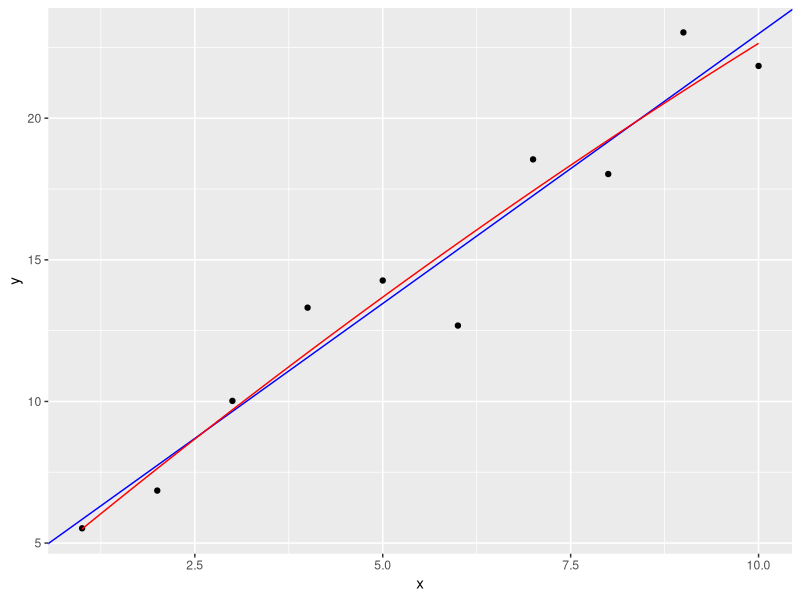
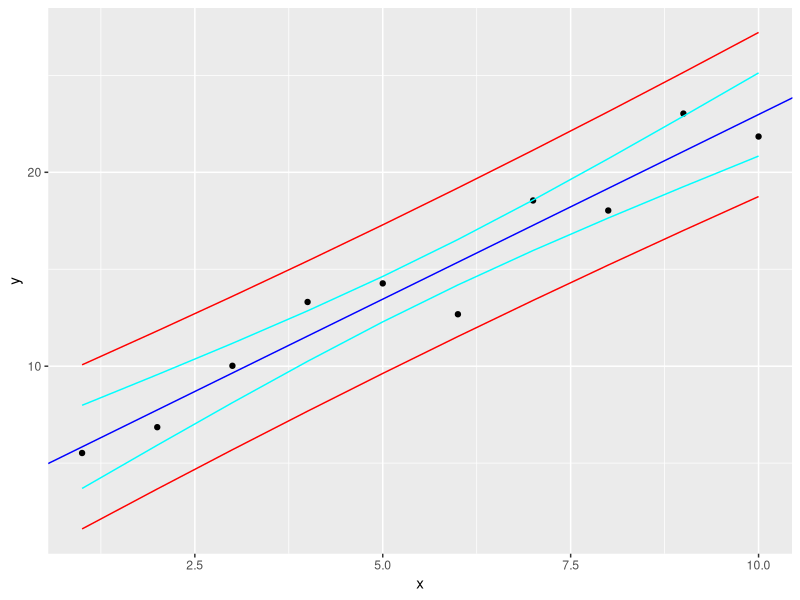
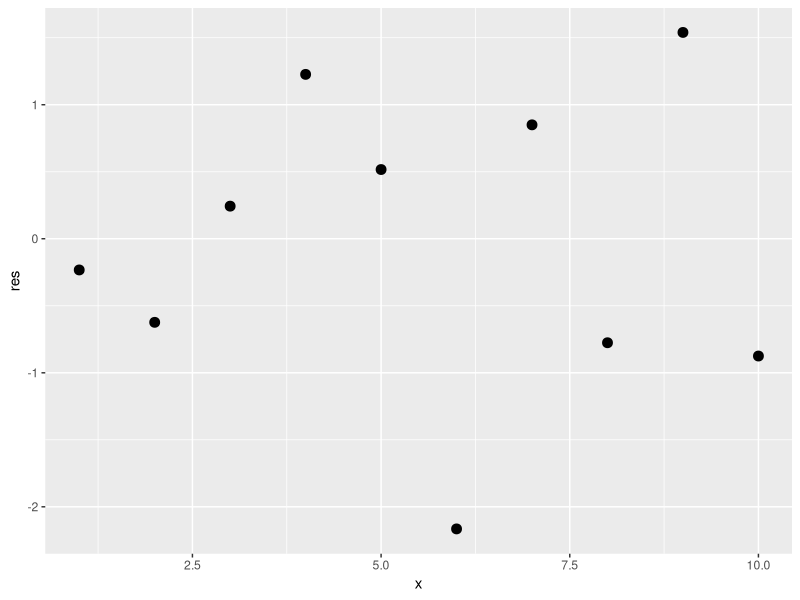
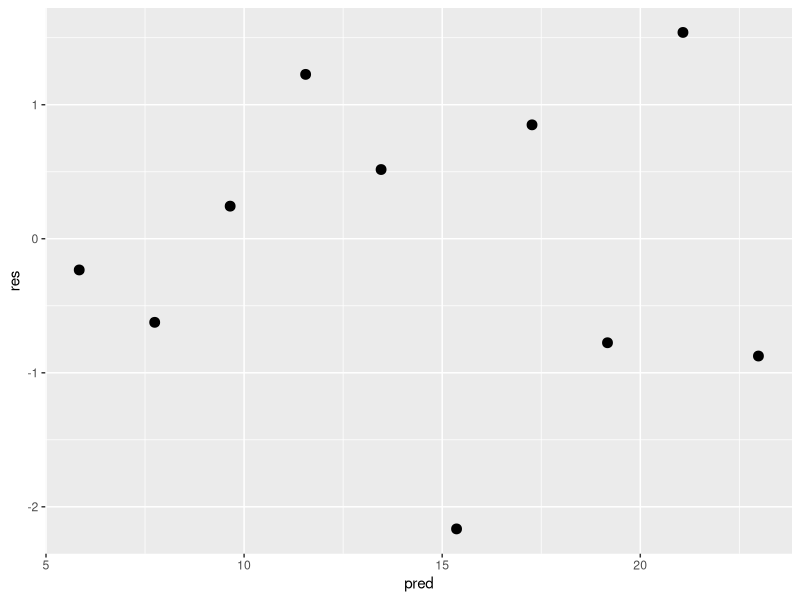
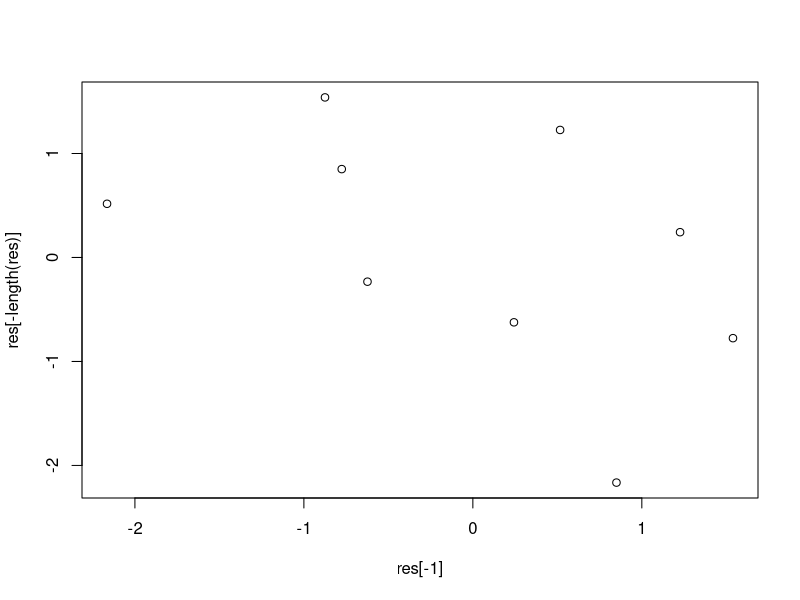
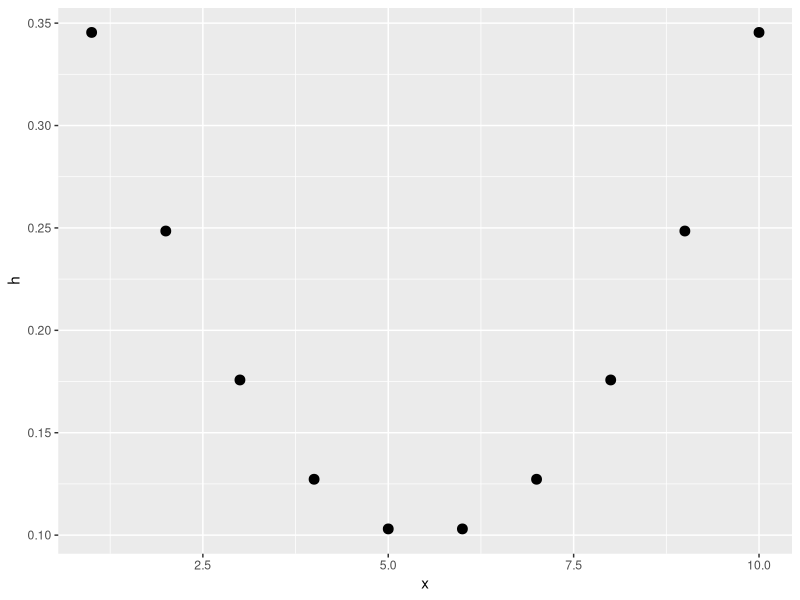
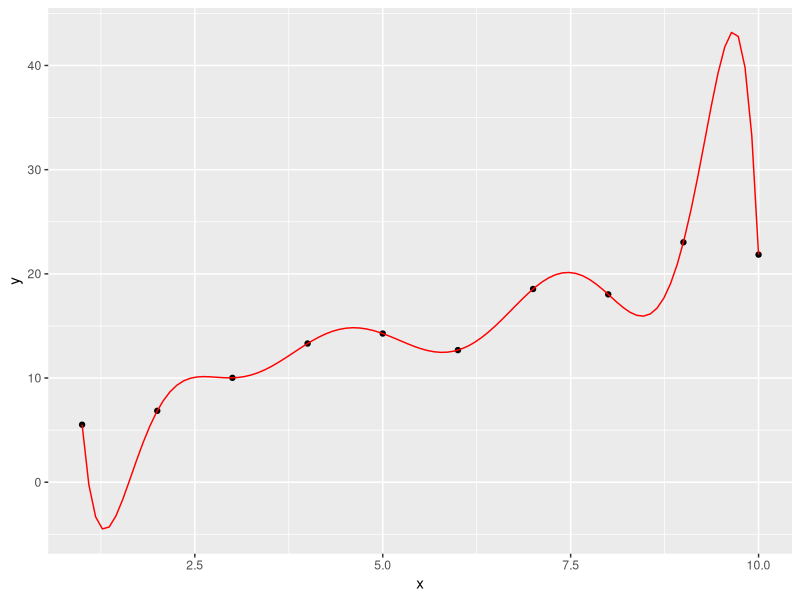

The R script that drew these images, in order:
## ---- chunk 1
knitr::opts_chunk$set(echo = TRUE)

library(tidyverse)

## ---- chunk 2
data <- data.frame(x = 1:10, y = c(5.52127567436017,
                                   6.85340682052011,
                                   10.0201614384284,
                                   13.3112793929856,
                                   14.2698633593385,
                                   12.6786166068488,
                                   18.5461642188697,
                                   18.0289396423979,
                                   23.0282117434266,
                                   21.8451069217528))

mod0 <- lm(y ~ 1, data);summary(mod0)
mod1 <- lm(y ~ x, data); summary(mod1)
mod2 <- lm(y ~ x + I(x^2), data); summary(mod2)
mod2_fun <- function(x) {
  mod2$coefficients[1] + mod2$coefficients[2] * x + mod2$coefficients[3] * x^2
}
ggplot(data, aes(x,y)) +
  geom_point() +
  geom_abline(intercept = mod1$coefficients[1], slope = mod1$coefficients[2], color = "blue") +
  stat_function(fun = mod2_fun, color = "red")

## ---- chunk 3
#estimat for beta i linear model
mod1$coefficients[2]
#estimat for beta i polynomial model
mod2$coefficients[2:3]
## ---- chunk 4
anova(mod0,mod1)
anova(mod1,mod2)
## ---- chunk 5
summary(mod1)$r.squared # R^2 og R_adj for mod 1
summary(mod1)$adj.r.squared


summary(mod2)$r.squared # R^2 og R_adj for mod 2
summary(mod2)$adj.r.squared
## ---- chunk 6
confint(mod1)
confint(mod2)
## ---- chunk 7
x <- data.frame(x = 1:10)
yc <- predict(mod1, x, interval = "confidence")
ypi <- predict(mod1, x, interval = "predict")

ggplot(data, aes(x,y)) +
  geom_point() +
  geom_abline(intercept = mod1$coefficients[1], slope = mod1$coefficients[2], color = "blue") +
  geom_line(aes(x, yc[,2]), color = "cyan") +
  geom_line(aes(x, yc[,3]), color = "cyan") +
  geom_line(aes(x, ypi[,2]), color = "red") +
  geom_line(aes(x, ypi[,3]), color = "red")
## ---- chunk 8
res <- rstudent(mod1)
pred <- predict(mod1)
y <- data$y

ggplot(cbind(data, res), aes(x, res)) +
  geom_point(size = 3)


ggplot(cbind(data, pred), aes(pred, res)) +
  geom_point(size = 3)

plot(res[-1],res[-length(res)]) #tjek for uafhængighed af residualer

## ---- chunk 9
h <- hatvalues(mod1)

ggplot(cbind(data, h), aes(x, h)) + 
  geom_point(size = 3)

# leveragen er hoejst i starten og slutningen
## ---- chunk 10
mod9 <- lm(y ~ poly(x, 9, raw = TRUE), data)
cof9 <- coef(mod9)
mod9_fun <- function(x) {
  cof9[1] + x * cof9[2] + x^2 * cof9[3] + x^3 * cof9[4] + 
    x^4 * cof9[5] + x^5 * cof9[6]+   x^6 * cof9[7] + x^7 * 
    cof9[8] + x^8 * cof9[9] + x^9 * cof9[10]
}

ggplot(data, aes(x,y)) +
  geom_point() +
  stat_function(fun = mod9_fun, color = "red")

summary(mod9)$r.squared
summary(mod9)$adj.r.squared

#tjek prædikation
mod9_fun(11)

